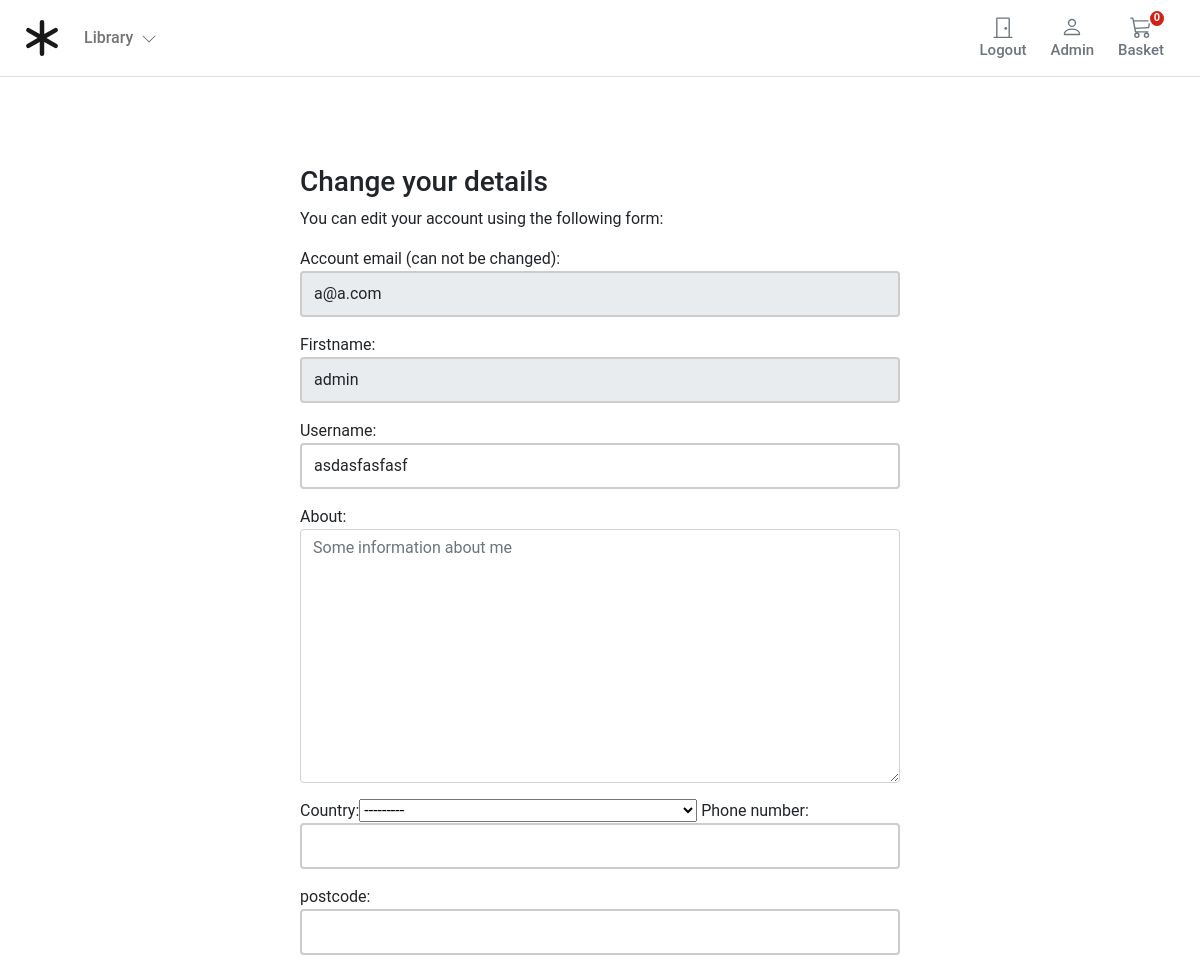
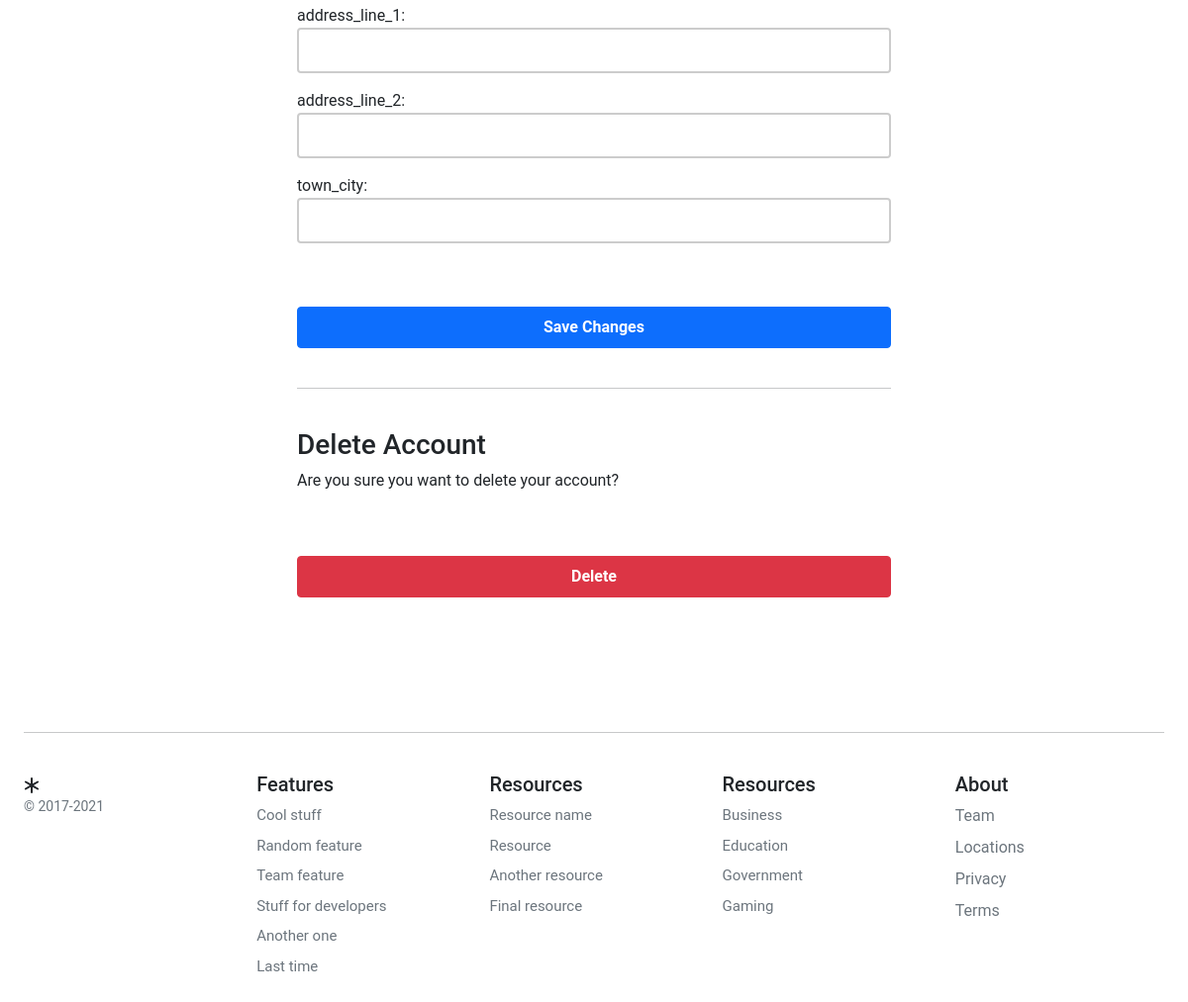
Page /account/profile/edit/ (signed in) on the committed database (2 pictures, top to bottom).
### account/models.py (models this page shows, shortened)
class UserBase(AbstractBaseUser, PermissionsMixin):
    email = models.EmailField(_('email address'), unique=True)
    user_name = models.CharField(max_length=150, unique=True)
    first_name = models.CharField(max_length=150, blank=True)
    about = models.TextField(_('about'), max_length=500, blank=True)
    country = CountryField()
    phone_number = models.CharField(max_length=15, blank=True)
    postcode = models.CharField(max_length=12, blank=True)
    address_line_1 = models.CharField(max_length=150, blank=True)
    address_line_2 = models.CharField(max_length=150, blank=True)
    town_city = models.CharField(max_length=150, blank=True)
    is_active = models.BooleanField(default=False)
    is_staff = models.BooleanField(default=False)
    created = models.DateTimeField(auto_now_add=True)
    updated = models.DateTimeField(auto_now=True)
    objects = CustomAccountManager()
    USERNAME_FIELD = 'email'
    REQUIRED_FIELDS = ['user_name']
    class Meta:
        verbose_name = "Accounts"
        verbose_name_plural = "Accounts"

### account/views.py (the view)
# urls.py: path('profile/edit/', views.edit_details, name='edit_details'),
@login_required
def edit_details(request):
    if request.method == 'POST':
        user_form = UserEditForm(instance=request.user, data=request.POST)
        if user_form.is_valid():
            user_form.save()
    else:
        user_form = UserEditForm(instance=request.user)
    return render(request, 'account/user/edit_details.html', {'user_form': user_form})

### basket/basket.py (called while the page is built)
    def __len__(self):
        return sum(item['qty'] for item in self.basket.values())

### basket/context_processors.py (called while the page is built)
def basket(request):
    return {'basket': Basket(request)}

### store/context_processors.py (called while the page is built)
def categories(request):
    return {
        'categories': Category.objects.all()
    }

### store/models.py (called while the page is built)
    def get_absolute_url(self):
        return reverse('store:category_list', args=[self.slug])

### templates/account/user/edit_details.html (shortened to what this page needs)
{% extends "../../store/base.html" %}
{% block content %}
<div class="container-fluid">
    <div class="row no-gutter">
        <div class="col-md-12">
            <div class="login d-flex align-items-center py-5">
                <div class="container">
                    <div class="row">
                        <div class="col-12 col-lg-7  mx-auto">
                <form class="account-form px-4 pt-4" method="post" enctype="multipart/form-data">
                    {% if user_form.is_valid %}
                        <div class="alert alert-primary" role="alert">
                            Details are successfully updated!
                        </div>
                        <p class="small text-center pt-0">
                            <a href="{% url 'account:dashboard' %}">Back to Dashboard</a>
                        </p>
                    {%else%}
                        <h3>Change your details</h3>
                        <p>You can edit your account using the following form:</p>
                    {% endif %}
                    {{user_form.as_table}}
                    <button class="btn btn-primary btn-block py-2 mb-4 mt-5 fw-bold w-100" type="submit"
                        value="Save changes">Save Changes</button>
                    <hr class="mb-3">
                </form>
                     <form class="account-form px-4" action="{% url 'account:delete_user' %}" method="post">
                        <p class=" h3 pt-4 font-weight-bold">Delete Account</p>
                        <p>Are you sure you want to delete your account?</p>
                        <button type="submit" role="button"
                            class="btn btn-danger btn-block py-2 mb-4 mt-5 fw-bold w-100">Delete</button>
                    </form>
                        </div>
                    </div>
                </div>
            </div>
        </div>
    </div>
</div>
{% endblock %}

### templates/store/base.html (shortened to what this page needs)
{% load static %}
<!DOCTYPE html>
<html>
<head>
    <link href="https://cdn.jsdelivr.net/npm/bootstrap@5.0.0-beta1/dist/css/bootstrap.min.css" rel="stylesheet"
>
    <link rel="stylesheet" href="{% static 'core/css/base.css' %}">
    <link rel="stylesheet" href="{% static 'basket/css/basket.css' %}">
</head>
<body>
    <header class="pb-3">
        <nav class="navbar navbar-expand-md navbar-light bg-white border-bottom">
            <div class="container-fluid px-md-4">
                <div class="d-flex w-100 navbar-collapse">
                    <a class="navbar-brand d-flex-inline" href="/">
                    </a>
                    <ul class="navbar-nav me-auto mb-2 mb-md-0">
                        <li class="nav-item dropdown">
                            <a class="nav-link dropdown-toggle d-none d-md-block fw500" href="#" id="navbarDropdown"
                                role="button" data-bs-toggle="dropdown" aria-expanded="false">
                                Library
                                <i class="ps-1"><svg xmlns="http://www.w3.org/2000/svg" width="16" height="16"
                                        fill="currentColor" class="bi bi-chevron-down" viewBox="0 0 16 16">
                                        <path fill-rule="evenodd"
                                            d="M1.646 4.646a.5.5 0 0 1 .708 0L8 10.293l5.646-5.647a.5.5 0 0 1 .708.708l-6 6a.5.5 0 0 1-.708 0l-6-6a.5.5 0 0 1 0-.708z" />
                                    </svg></i>
                            </a>
                        </li>
                    </ul>
                    {% if user.is_authenticated %}
                    <a type="button" role="button" href="{% url 'account:logout' %}"
                        class="btn btn-outline-secondary border-0 basket-btn">
                        <div>
                            <svg xmlns="http://www.w3.org/2000/svg" width="22" height="22" fill="currentColor"
                                class="bi bi-door-closed" viewBox="0 0 16 16">
                                <path
                                    d="M3 2a1 1 0 0 1 1-1h8a1 1 0 0 1 1 1v13h1.5a.5.5 0 0 1 0 1h-13a.5.5 0 0 1 0-1H3V2zm1 13h8V2H4v13z" />
                                <path d="M9 9a1 1 0 1 0 2 0 1 1 0 0 0-2 0z" />
                            </svg>
                        </div>
                        <span class="fs15 fw500">Logout</span>
                    </a>
                    {% endif %}
                    <a type="button" role="button" href="{% url 'account:dashboard' %}"
                        class="btn btn-outline-secondary border-0 basket-btn">
                        <div>
                        </div>
                        <span class="fs15 fw500">
                            {% if user.is_authenticated %}
                            {{ user.user_name|title }}
                            {% else %} Account {% endif %}  </span> </a>
                    <a type="button" role="button" href="{% url "basket:basket_summary" %}"
                        class="btn btn-outline-secondary border-0 basket-btn">
                        {% with total_qty=basket|length %}
                        <div id="basket-qty" class="basket-qty">
                            {% if total_qty > 0 %}
                            {{ total_qty }}
                            {% else %}
                            0
                            {% endif %}
                        </div>
                        {% endwith %}
                        <div>
                        </div>
                        <span class="fs15 fw500">Basket</span>
                    </a>
                </div>
            </div>
        </nav>
    </header>
    <div id="content">{% block content %} {% endblock %}</div>
    <footer class="container py-5 footer">
        <hr>
        <div class="row pt-4">
            <div class="col-12 col-md">
                <small class="d-block mb-3 text-muted">&copy; 2017-2021</small>
            </div>
            <div class="col-6 col-md fs15">
                <h5>Features</h5>
                <ul class="list-unstyled">
                    <li><a class="link-secondary text-decoration-none" href="#">Cool stuff</a></li>
                    <li><a class="link-secondary text-decoration-none" href="#">Random feature</a></li>
                    <li><a class="link-secondary text-decoration-none" href="#">Team feature</a></li>
                    <li><a class="link-secondary text-decoration-none" href="#">Stuff for developers</a></li>
                    <li><a class="link-secondary text-decoration-none" href="#">Another one</a></li>
                    <li><a class="link-secondary text-decoration-none" href="#">Last time</a></li>
                </ul>
            </div>
            <div class="col-6 col-md fs15">
                <h5>Resources</h5>
                <ul class="list-unstyled">
                    <li><a class="link-secondary text-decoration-none" href="#">Resource name</a></li>
                    <li><a class="link-secondary text-decoration-none" href="#">Resource</a></li>
                    <li><a class="link-secondary text-decoration-none" href="#">Another resource</a></li>
                    <li><a class="link-secondary text-decoration-none" href="#">Final resource</a></li>
                </ul>
            </div>
            <div class="col-6 col-md fs15">
                <h5>Resources</h5>
                <ul class="list-unstyled">
                    <li><a class="link-secondary text-decoration-none" href="#">Business</a></li>
                    <li><a class="link-secondary text-decoration-none" href="#">Education</a></li>
                    <li><a class="link-secondary text-decoration-none" href="#">Government</a></li>
                    <li><a class="link-secondary text-decoration-none" href="#">Gaming</a></li>
                </ul>
            </div>
            <div class="col-6 col-md">
                <h5>About</h5>
                <ul class="list-unstyled">
                    <li><a class="link-secondary text-decoration-none" href="#">Team</a></li>
                    <li><a class="link-secondary text-decoration-none" href="#">Locations</a></li>
                    <li><a class="link-secondary text-decoration-none" href="#">Privacy</a></li>
                    <li><a class="link-secondary text-decoration-none" href="#">Terms</a></li>
                </ul>
            </div>
        </div>
    </footer>
</body>
</html>

### static/core/css/base.css (style rules this page uses)
@media (min-width: 1000px) { .container { max-width: 1000px; } }
@media (max-width: 1200px) { .container { max-width: 100%; padding:0 24px; } }
.dropdown-toggle::after { display: none; }
html, body, p, div { letter-spacing: -0.02px; font-family: 'Roboto', sans-serif; }
.fs15 { font-size: 0.9375rem; }
.fw500 { font-weight: 500; }
.footer > div > div > ul > li { padding-bottom:8px; }

### static/basket/css/basket.css (style rules this page uses)
.basket-qty { color: #fff; background: #d42114; border: 2px solid #fff; border-radius: 50%; text-align: center; font-size: 11px; height: 15px; width: 14px; position: absolute; box-sizing: content-box; font-weight: 600; display: flex; justify-content: center; align-items: center; top: 1px; right: 10px; }
.basket-btn { position: relative; }

### templates/account/user/edit_details.html (style rules this page uses)
.account-form input { border: 2px solid #ccc; height: calc(2em + .75rem + 2px); }

### rows in the picture
UserBase: user_name "Admin", email "a@a.com", user_name "admin", first_name "asdasfasfasf", country "---------"
